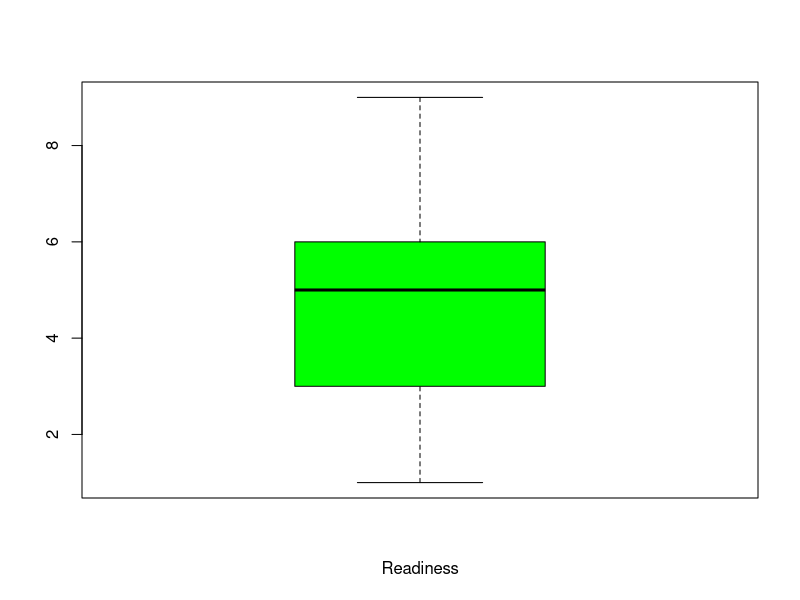
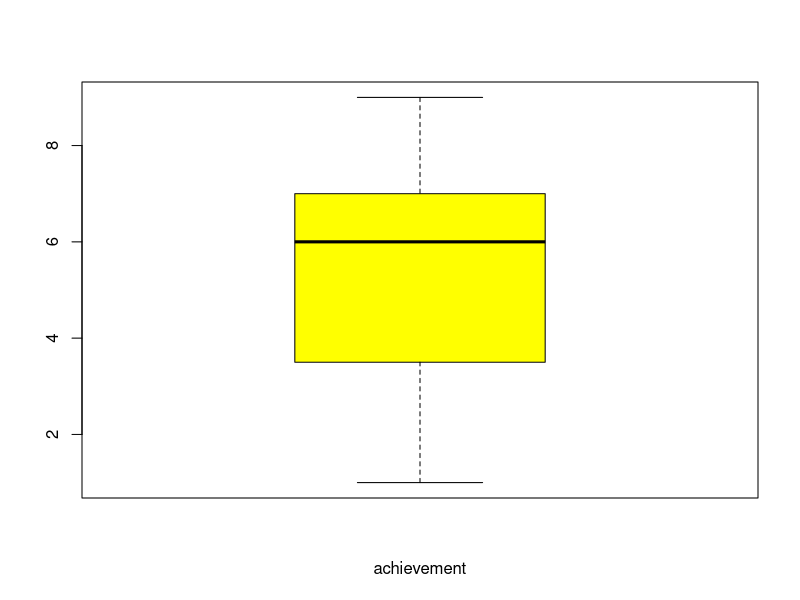
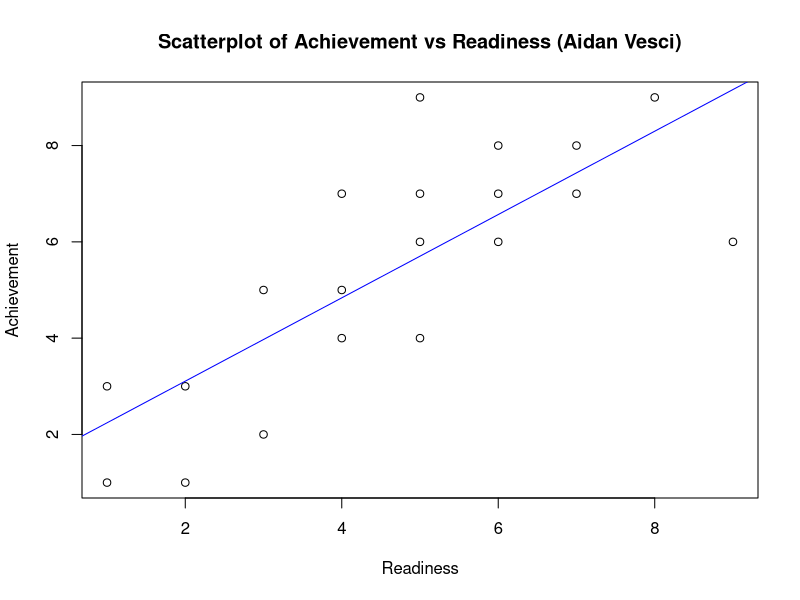

R code for these plots, in order:
# 1
data = read.table('SLR1.csv', sep=',', header=T)#reads in the data set Intro_data
boxplot(data[,-2],xlab="Readiness", col="green") #boxplot of data in Readiness
boxplot(data[,-1],xlab="achievement", col="yellow") #boxplot of data in achievement

#2a / d
plot(Achievement~Readiness,data=data,
     main = "Scatterplot of Achievement vs Readiness (Aidan Vesci)")

abline(lm(Achievement~Readiness,data=data), col="blue")

#3a
regmod = lm(Achievement~Readiness, data=data)#regresses response 'y' on predictor 'x'
summary(regmod)#provides regression model statistics
cor(data)
